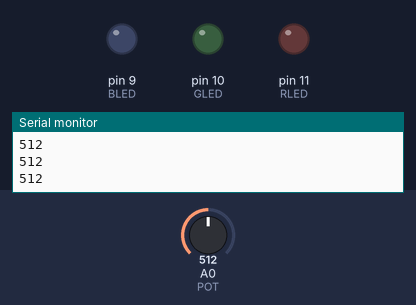
Recording of a program running on a simulated Arduino Uno, built with avr-gcc and run on an emulated ATmega328P. On the bench: output pins drawn as LEDs (lit = HIGH), the last lines printed to the serial monitor. Inputs (shaded band) come from the test bench; at power-on: A0 (POT) = 512.

Above: at 1.2 s.
1.3 s: A0 (POT) set to 716
At 1.9 s:
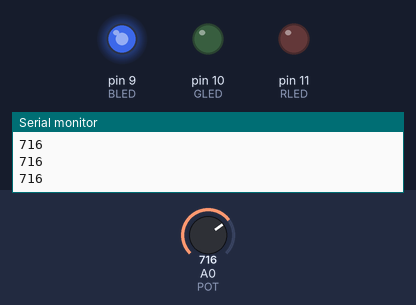
2.8 s: A0 (POT) set to 777
At 3.3 s:
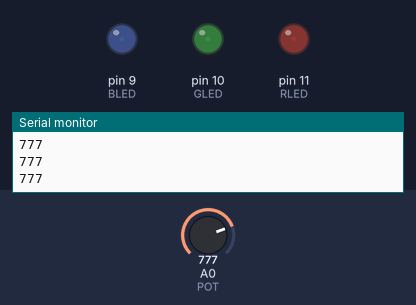
4.3 s: A0 (POT) set to 900
At 5.5 s:
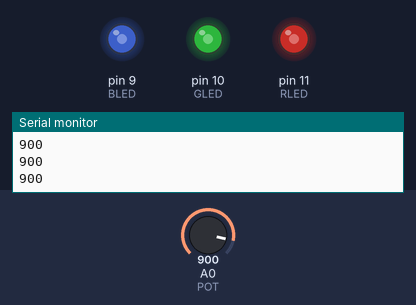
5.8 s: A0 (POT) set to 1023
At 7.0 s:
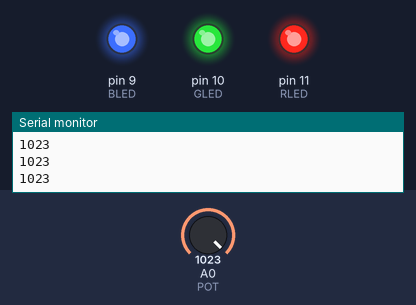
7.3 s: A0 (POT) set to 501
At 8.4 s:
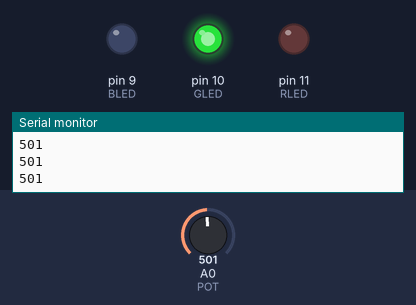
8.8 s: A0 (POT) set to 521
At 9.7 s:
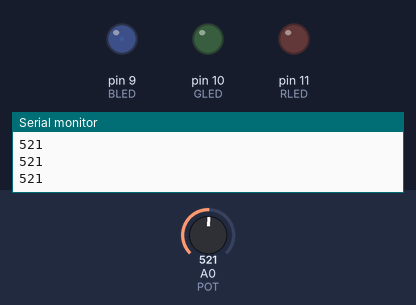
Timing chart, 0 to 11.3 s (numbered marks = the images above; inputs shaded):
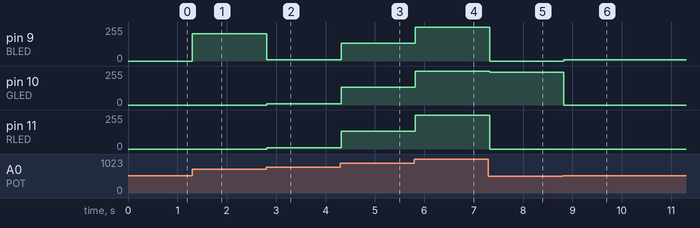

Measured:
- after the input at 1.3 s, pin 9 (BLED): 0/255 → 204/255 at once
- after the input at 2.8 s, pin 9 (BLED): 204/255 → 9/255 at once; pin 10 (GLED), pin 11 (RLED): 0/255 → 9/255 at once
- after the input at 4.3 s, pin 9 (BLED), pin 10 (GLED), pin 11 (RLED): 9/255 → 132/255 at once
- after the input at 5.8 s, pin 9 (BLED), pin 10 (GLED), pin 11 (RLED): 132/255 → 255/255 at once
- after the input at 7.3 s, pin 9 (BLED), pin 11 (RLED): 255/255 → 0/255 at once; pin 10 (GLED): 255/255 → 245/255 at once
- after the input at 8.8 s, pin 9 (BLED): 0/255 → 9/255 at once; pin 10 (GLED): 245/255 → 0/255 at once

The program:

main.cpp
```cpp
#include <Arduino.h>

// в зависимости от значений на потенциометре
// светодиод будет плавно менять яркость и цвет

const int BLED = 9;  // Blue LED Cathode on Pin 9
const int GLED = 10; // Green LED Cathode on Pin 10
const int RLED = 11; // Red LED Cathode on Pin 11

const int POT = 0; // Pot on Analog Pin 0
int val = 0;       // Variable to hold the analog reading from the POT

boolean lastButton = LOW;    // Last Button State
boolean currentButton = LOW; // Current Button State
int ledMode = 0;             // Cycle between LED states

void setup()
{
  pinMode(BLED, OUTPUT); // Set Blue LED as Output
  pinMode(GLED, OUTPUT); // Set Green LED as Output
  pinMode(RLED, OUTPUT); // Set Red LED as Output
//  pinMode (BUTTON, INPUT);  // Set button as input (not required)
  Serial.begin(9600);
}

void loop()
{

  val = analogRead(POT); // 0 .. 1023
  Serial.println(val);   // для проверки

  if (val < 255)
  {
    analogWrite(RLED, val);
    analogWrite(GLED, 0);
    analogWrite(BLED, 0);
  }
  else if (val < 511)
  {
    analogWrite(RLED, 0);
    analogWrite(GLED, val - 256);
    analogWrite(BLED, 0);
  }
  else if (val < 767)
  {
    analogWrite(RLED, 0);
    analogWrite(GLED, 0);
    analogWrite(BLED, val - 512);
  }
  else
  {
    analogWrite(RLED, val - 768);
    analogWrite(GLED, val - 768);
    analogWrite(BLED, val - 768);
  }

  delay(100);
}
```
